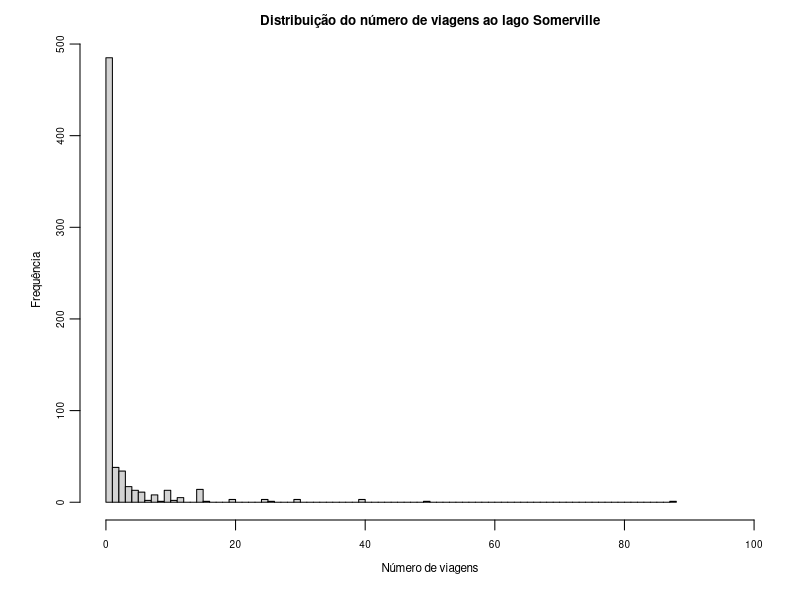
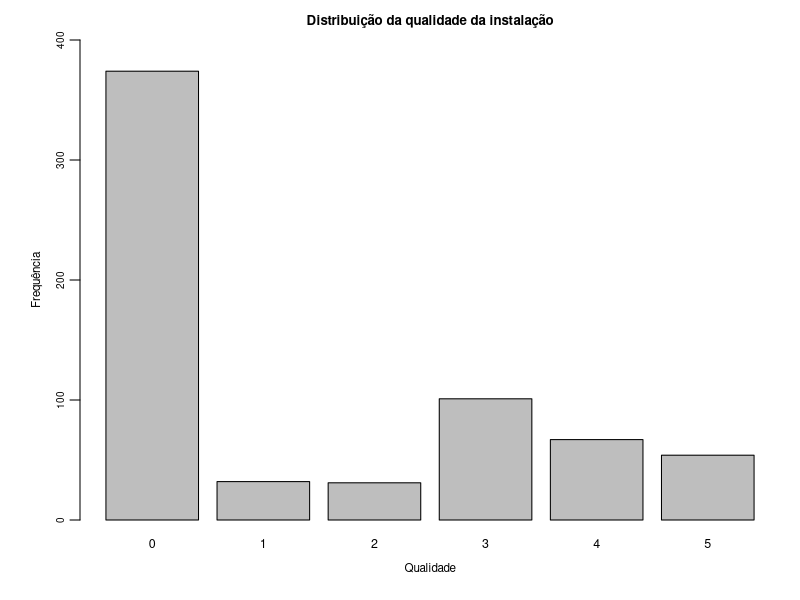
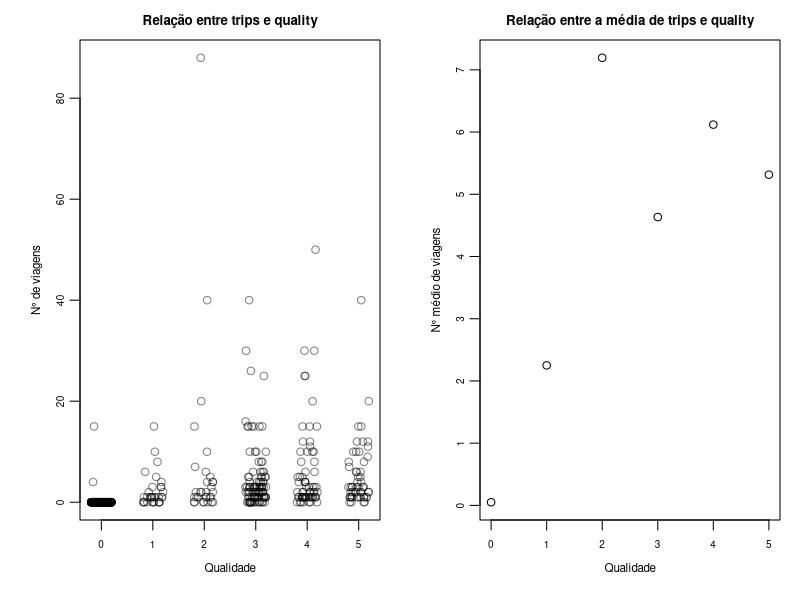
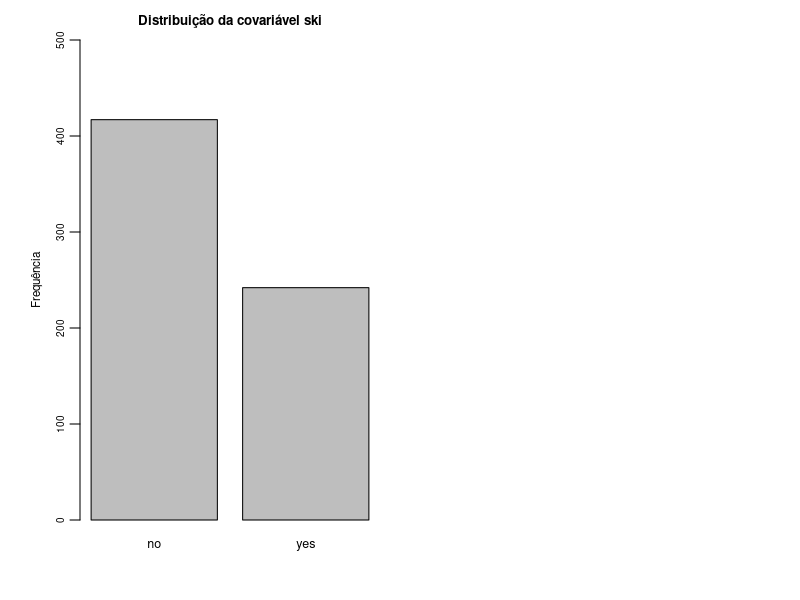
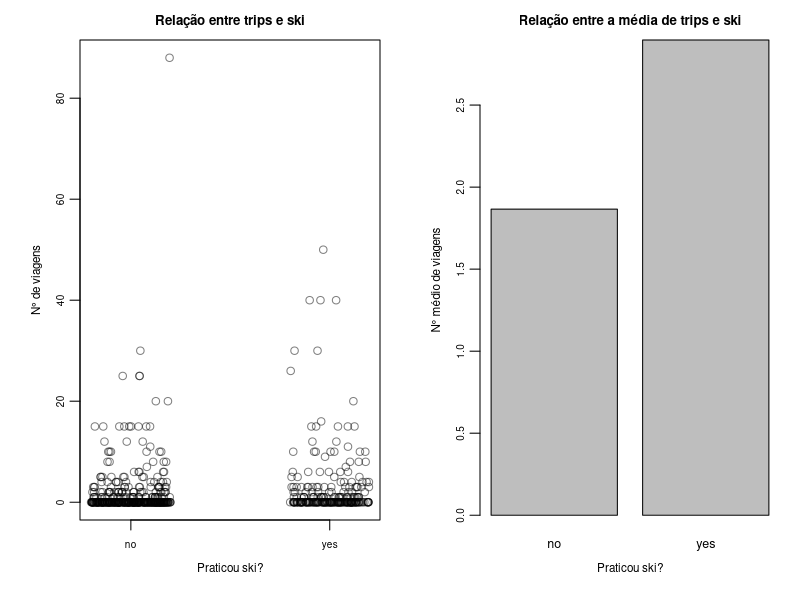
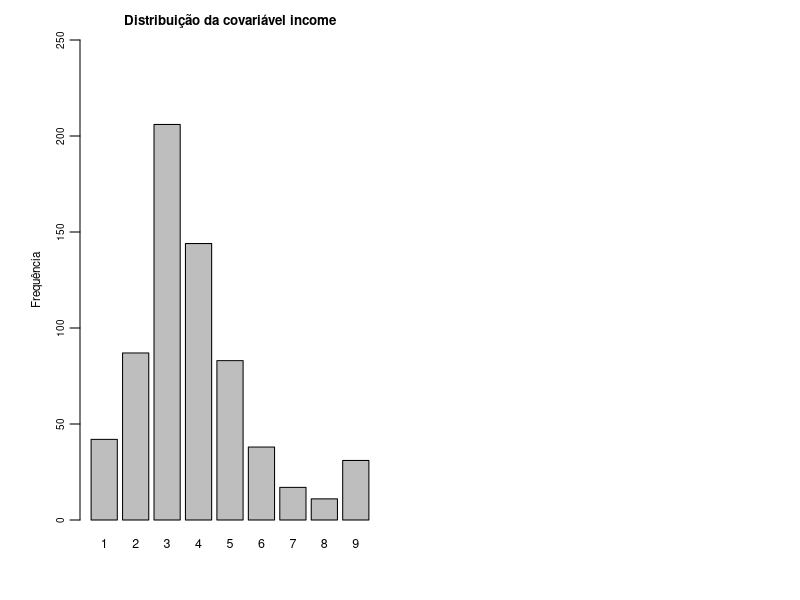
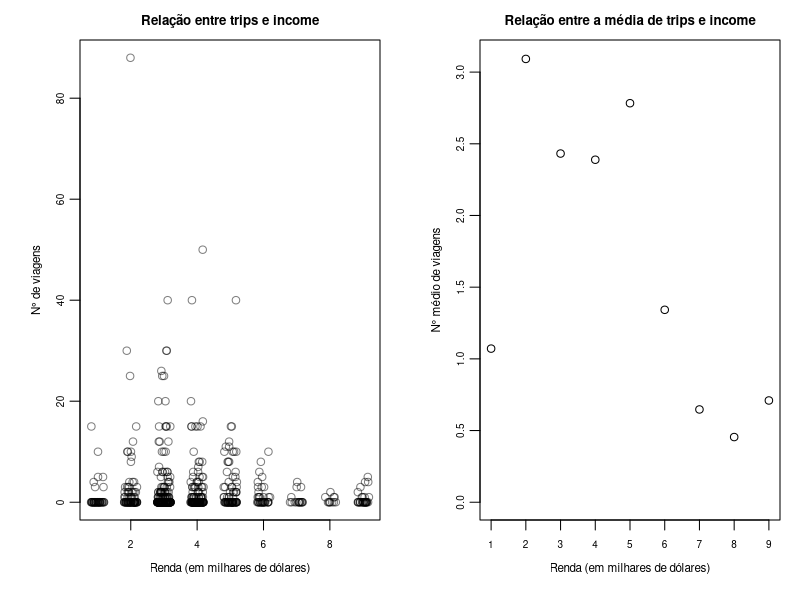
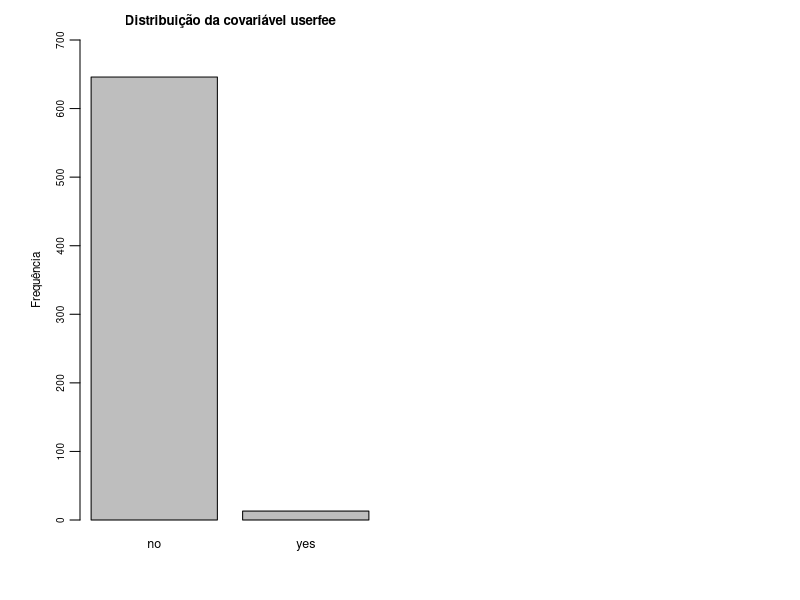

Source code (R) for these figures, in order:
## ---- chunk 1
knitr::opts_chunk$set(echo = TRUE)
knitr::opts_chunk$set(warning = FALSE, message = FALSE)
options(tinytex.verbose = TRUE)

getOption("encoding")
# ou defina:
options(encoding = "UTF-8")
Sys.setlocale("LC_ALL", "Portuguese")
## ---- chunk 2
if(!require(AER)) install.packages("AER")
if(!require(GGally)) install.packages("GGally")
library(dplyr)
library(ggplot2)
library(AER)
library(GGally)
data("RecreationDemand")

trips = RecreationDemand$trips
quality = RecreationDemand$quality
ski = RecreationDemand$ski
income = RecreationDemand$income
userfee = RecreationDemand$userfee
costC = RecreationDemand$costC
costS = RecreationDemand$costS
costH = RecreationDemand$costH
## ---- chunk 3
par(mgp = c(1.8, 0.6, 0), mar = c(4, 4, 2, 1))
hist(
  trips,
  breaks = 100,
  xlim = c(0, 100),
  main = "Distribuição do número de viagens ao lago Somerville",
  xlab = "Número de viagens",
  ylab = "Frequência",
  cex.main = 0.8, 
  cex.lab = 0.7,
  cex.axis = 0.6)
## ---- chunk 4
cat("Média:    ", mean(trips), "\n")
cat("Variância:", var(trips), "\n")
## ---- chunk 5
par(mgp = c(1.8, 0.6, 0), mar = c(4, 4, 2, 1))
barplot(
  table(quality),
  ylim = c(0, 400),
  main = "Distribuição da qualidade da instalação",
  xlab = "Qualidade",
  ylab = "Frequência",
  cex.main = 0.8, 
  cex.lab = 0.7,
  cex.axis = 0.6,
  cex.names = 0.75)
## ---- chunk 6
par(mgp = c(1.8, 0.6, 0), mar = c(4, 4, 2, 1))
par(mfrow = c(1, 2))

plot(jitter(quality), trips,
  col = rgb(0, 0, 0, alpha = 0.5),
  main = "Relação entre trips e quality",
  xlab = "Qualidade",
  ylab = "N° de viagens",
  cex.main = 0.8, 
  cex.lab = 0.7,
  cex.axis = 0.6,
  cex.names = 0.75)

means <- tapply(trips, quality, mean)

plot(
  as.numeric(names(means)), means, type = "p",
  xaxt = "n",
  main = "Relação entre a média de trips e quality",
  xlab = "Qualidade",
  ylab = "N° médio de viagens",
  cex.main = 0.8, 
  cex.lab = 0.7,
  cex.axis = 0.6
)

axis(1, at = as.numeric(names(means)), labels = names(means), cex.axis = 0.6)
## ---- chunk 7
par(mgp = c(1.8, 0.6, 0), mar = c(4, 4, 2, 1))
barplot(
  table(ski),
  ylim = c(0, 500),
  main = "Distribuição da covariável ski",
  ylab = "Frequência",
  cex.main = 0.8, 
  cex.lab = 0.7,
  cex.axis = 0.6,
  cex.names = 0.75)
## ---- chunk 8
par(mgp = c(1.8, 0.6, 0), mar = c(4, 4, 2, 1))
par(mfrow = c(1, 2))

plot(jitter(ifelse(ski == "yes", 1, 0)), trips,
  col = rgb(0, 0, 0, alpha = 0.5),
  xaxt = "n",
  main = "Relação entre trips e ski",
  xlab = "Praticou ski?",
  ylab = "N° de viagens",
  cex.main = 0.8, 
  cex.lab = 0.7,
  cex.axis = 0.6,
  cex.names = 0.75
)

axis(1, at = c(0, 1), labels = c("no", "yes"), cex.axis = 0.6)

barplot(
  tapply(trips, ski, mean),
  main = "Relação entre a média de trips e ski",
  xlab = "Praticou ski?",
  ylab = "N° médio de viagens",
  cex.main = 0.8, 
  cex.lab = 0.7,
  cex.axis = 0.6,
  cex.names = 0.75)
## ---- chunk 9
par(mgp = c(1.8, 0.6, 0), mar = c(4, 4, 2, 1))
barplot(
  table(income),
  ylim = c(0, 250),
  main = "Distribuição da covariável income",
  ylab = "Frequência",
  cex.main = 0.8, 
  cex.lab = 0.7,
  cex.axis = 0.6,
  cex.names = 0.75)
## ---- chunk 10
par(mgp = c(1.8, 0.6, 0), mar = c(4, 4, 2, 1))
par(mfrow = c(1, 2))

plot(jitter(income), trips,
  col = rgb(0, 0, 0, alpha = 0.5),
  main = "Relação entre trips e income",
  xlab = "Renda (em milhares de dólares)",
  ylab = "N° de viagens",
  cex.main = 0.8, 
  cex.lab = 0.7,
  cex.axis = 0.6,
  cex.names = 0.75)

means <- tapply(trips, income, mean)

plot(
  as.numeric(names(means)), means, type = "p",
  xaxt = "n",
  main = "Relação entre a média de trips e income",
  xlab = "Renda (em milhares de dólares)",
  ylab = "N° médio de viagens",
  ylim = c(0, 3.1),
  cex.main = 0.8, 
  cex.lab = 0.7,
  cex.axis = 0.6
)

axis(1, at = as.numeric(names(means)), labels = names(means), cex.axis = 0.6)
## ---- chunk 11
par(mgp = c(1.8, 0.6, 0), mar = c(4, 4, 2, 1))
barplot(
  table(userfee),
  ylim = c(0, 700),
  main = "Distribuição da covariável userfee",
  ylab = "Frequência",
  cex.main = 0.8, 
  cex.lab = 0.7,
  cex.axis = 0.6,
  cex.names = 0.75)
## ---- chunk 12
par(mgp = c(1.8, 0.6, 0), mar = c(4, 4, 2, 1))
par(mfrow = c(1, 2))

plot(jitter(ifelse(userfee == "yes", 1, 0)), trips,
  col = rgb(0, 0, 0, alpha = 0.5),
  xaxt = "n",
  main = "Relação entre trips e userfee",
  xlab = "Paga a taxa anual?",
  ylab = "N° de viagens",
  cex.main = 0.8, 
  cex.lab = 0.7,
  cex.axis = 0.6,
  cex.names = 0.75
)

axis(1, at = c(0, 1), labels = c("no", "yes"), cex.axis = 0.6)

barplot(
  tapply(trips, userfee, mean),
  main = "Relação entre a média de trips e userfee",
  xlab = "Paga a taxa anual?",
  ylab = "N° médio de viagens",
  cex.main = 0.8, 
  cex.lab = 0.7,
  cex.axis = 0.6,
  cex.names = 0.75)
## ---- chunk 13
par(mfrow = c(1, 3))

par(mgp = c(2.1, 0.6, 0), mar = c(4, 4, 2, 1))
hist(
  costC,
  breaks = 50,
  ylim = c(0, 140),
  main = "Despesas para o lago Conroe",
  xlab = "Número de viagens",
  ylab = "Frequência",
  cex.main = 1.5, 
  cex.lab = 1.5,
  cex.axis = 1)

par(mgp = c(2.1, 0.6, 0), mar = c(4, 4, 2, 1))
hist(
  costS,
  breaks = 50,
  ylim = c(0, 140),
  main = "Despesas para o lago Somerville",
  xlab = "Número de viagens",
  ylab = "",
  cex.main = 1.5, 
  cex.lab = 1.5,
  cex.axis = 1)

par(mgp = c(2.1, 0.6, 0), mar = c(4, 4, 2, 1))
hist(
  costH,
  breaks = 50,
  ylim = c(0, 140),
  main = "Despesas para o lago Houston",
  xlab = "Número de viagens",
  ylab = "",
  cex.main = 1.5, 
  cex.lab = 1.5,
  cex.axis = 1)
## ---- chunk 14
df <- na.omit(RecreationDemand[, c("costC", "costS", "costH")])

plot_custom <- function(data, mapping, ...) {
  ggplot(data = data, mapping = mapping) +
    geom_point(alpha = 0.3, size = 1) +
    scale_x_continuous(breaks = scales::pretty_breaks(n = 3)) +
    scale_y_continuous(breaks = scales::pretty_breaks(n = 3)) +
    theme_minimal(base_size = 10)
}

ggpairs(
  df,
  upper = list(continuous = plot_custom),
  lower = list(continuous = plot_custom),
  diag = list(continuous = function(...) return(NULL)),  # remove a diagonal
  title = "Relações entre as variáveis cost"
) +
  theme_minimal() +
  theme(
    plot.title = element_text(size = 11, hjust = 0.5),
    axis.text = element_text(size = 6),
    axis.title = element_text(size = 7)
  )
## ---- chunk 15
cat("-> Correlação com trips:\n")
cat("costC:", cor(RecreationDemand$trips, RecreationDemand$costC, use = "complete.obs"), "\n")
cat("costS:", cor(RecreationDemand$trips, RecreationDemand$costS, use = "complete.obs"), "\n")
cat("costH:", cor(RecreationDemand$trips, RecreationDemand$costH, use = "complete.obs"), "\n")
## ---- chunk 16
RecreationDemand$costS_100 = costS / 100
costS_100 = RecreationDemand$costS_100

RecreationDemand$income_c = income - mean(income)
RecreationDemand$costS_100_c = costS_100 - mean(costS_100)

model_poisson = glm(trips ~ quality + ski + income_c + costS_100_c, data = RecreationDemand, family = poisson())
summary(model_poisson)
## ---- chunk 17
par(mgp = c(1.8, 0.6, 0), mar = c(4, 4, 2, 1))
plot(fitted(model_poisson), residuals(model_poisson, type = "pearson"),
  main = "Resíduos de Pearson x Valor previsto (Poisson)",
  xlab = "Valor previsto",
  ylab = "Resíduo",
  ylim = c(-5, 45),
  cex.main = 0.8, 
  cex.lab = 0.7,
  cex.axis = 0.6)
abline(h = 0, col = "red")
## ---- chunk 18
C_poisson = model_poisson$null.deviance - model_poisson$deviance

cat("Estatística C:", C_poisson, "\n")

df_poisson = model_poisson$df.null - model_poisson$df.residual

cat("Graus de liberdade:", df_poisson, "\n")

pvalue_poisson = pchisq(C_poisson, df_poisson, lower.tail = FALSE)

cat("p-valor:", pvalue_poisson)
## ---- chunk 19
min_model_poisson = glm(trips ~ 1, data = RecreationDemand, family = poisson())

loglik_poisson = logLik(model_poisson)
loglik_min_poisson = logLik(min_model_poisson)

pseudo_R2_poisson = (loglik_min_poisson - loglik_poisson)/loglik_min_poisson

cat("Pseudo-R2:", pseudo_R2_poisson)
## ---- chunk 20
pred_poisson = predict(model_poisson)

z = ((trips - pred_poisson)^2 - trips)/pred_poisson

overdispersion_data = data.frame(z = z, pred = pred_poisson)

overdispersion_model = glm(z ~ pred + 0, data = overdispersion_data)
summary(overdispersion_model)
## ---- chunk 21
library(MASS)

model_nb = glm.nb(trips ~ quality + ski + income_c + costS_100_c, data = RecreationDemand)
summary(model_nb)
## ---- chunk 22
model_nb = glm.nb(trips ~ quality + ski + costS_100_c, data = RecreationDemand)
summary(model_nb)
## ---- chunk 23
par(mgp = c(1.8, 0.6, 0), mar = c(4, 4, 2, 1))
plot(fitted(model_nb), residuals(model_nb, type = "pearson"),
  main = "Resíduos de Pearson x Valor previsto (NBin)",
  xlab = "Valor previsto",
  ylab = "Resíduo",
  ylim = c(-5, 45),
  cex.main = 0.8, 
  cex.lab = 0.7,
  cex.axis = 0.6)
abline(h = 0, col = "red")
## ---- chunk 24
C_nb = model_nb$null.deviance - model_nb$deviance

cat("Estatística C:", C_nb, "\n")

df_nb = model_nb$df.null - model_nb$df.residual

cat("Graus de liberdade:", df_nb, "\n")

pvalue_nb = pchisq(C_nb, df_nb, lower.tail = FALSE)

cat("p-valor:", pvalue_nb)
## ---- chunk 25
min_model_nb = glm.nb(trips ~ 1, data = RecreationDemand)

loglik_nb = logLik(model_nb)
loglik_min_nb = logLik(min_model_nb)

pseudo_R2_nb = (loglik_min_nb - loglik_nb)/loglik_min_nb

cat("Pseudo-R2:", pseudo_R2_nb)
## ---- chunk 26
if(!require(glmmTMB)) install.packages("glmmTMB")
require(glmmTMB)

model_zip = glmmTMB(trips ~ ski + income_c + costS_100_c,
                    ziformula = ~ quality,
                    family = poisson,
                    data = RecreationDemand)

summary(model_zip)
## ---- chunk 27
par(mgp = c(1.8, 0.6, 0), mar = c(4, 4, 2, 1))
plot(fitted(model_zip), residuals(model_zip, type = "pearson"),
  main = "Resíduos de Pearson x Valor previsto (ZIP)",
  xlab = "Valor previsto",
  ylab = "Resíduo",
  ylim = c(-5, 45),
  cex.main = 0.8, 
  cex.lab = 0.7,
  cex.axis = 0.6)
abline(h = 0, col = "red")
## ---- chunk 28
min_model_zip = glmmTMB(trips ~ 1,
                    ziformula = ~ 1,
                    family = poisson,
                    data = RecreationDemand)

C_zip = deviance(min_model_zip) - deviance(model_zip)

cat("Estatística C:", C_zip, "\n")

df_model_zip = nobs(model_zip) - attr(logLik(model_zip), "df")
df_min_model_zip = nobs(min_model_zip) - attr(logLik(min_model_zip), "df")

df_zip = df_min_model_zip - df_model_zip

cat("Graus de liberdade:", df_zip, "\n")

pvalue_zip = pchisq(C_zip, df_zip, lower.tail = FALSE)

cat("p-valor:", pvalue_zip)
## ---- chunk 29
loglik_zip = logLik(model_zip)
loglik_min_zip = logLik(min_model_zip)

pseudo_R2_zip = (loglik_min_zip - loglik_zip)/loglik_min_zip

cat("Pseudo-R2:", pseudo_R2_zip)
## ---- chunk 30
coef_poisson = coef(model_poisson)
coef_nb = coef(model_nb)
coef_zip_poisson = fixef(model_zip)$cond
coef_zip_bin = fixef(model_zip)$zi

all_terms <- union(names(coef_poisson), union(names(coef_nb), union(names(coef_zip_poisson), names(coef_zip_bin))))

coef_table <- data.frame(
  Termo = all_terms,
  Poisson = coef_poisson[all_terms],
  NegBin = coef_nb[all_terms],
  ZIP_Poisson = coef_zip_poisson[all_terms],
  ZIP_Bin = coef_zip_bin[all_terms]
)

knitr::kable(coef_table, row.names = FALSE)
## ---- chunk 31
par(mfrow = c(1, 3))

par(mgp = c(1.8, 0.6, 0), mar = c(4, 4, 2, 1))
plot(fitted(model_poisson), residuals(model_poisson, type = "pearson"),
  main = "Poisson",
  xlab = "Valor previsto",
  ylab = "Resíduo",
  xlim = c(-1, 60),
  ylim = c(-5, 45),
  cex.main = 1.3, 
  cex.lab = 1.2,
  cex.axis = 1)
abline(h = 0, col = "red")

par(mgp = c(1.8, 0.6, 0), mar = c(4, 4, 2, 1))
plot(fitted(model_nb), residuals(model_nb, type = "pearson"),
  main = "Binomial Negativo",
  xlab = "Valor previsto",
  ylab = "",
  xlim = c(-1, 60),
  ylim = c(-5, 45),
  cex.main = 1.3, 
  cex.lab = 1.2,
  cex.axis = 1)
abline(h = 0, col = "red")

par(mgp = c(1.8, 0.6, 0), mar = c(4, 4, 2, 1))
plot(fitted(model_zip), residuals(model_zip, type = "pearson"),
  main = "ZIP",
  xlab = "Valor previsto",
  ylab = "",
  xlim = c(-1, 60),
  ylim = c(-5, 45),
  cex.main = 1.3, 
  cex.lab = 1.2,
  cex.axis = 1)
abline(h = 0, col = "red")
## ---- chunk 32
aic_poisson <- AIC(model_poisson)
aic_nb      <- AIC(model_nb)
aic_zip     <- AIC(model_zip)

aic_table <- data.frame(
  Modelo = c("Poisson", "NegBin", "ZIP"),
  AIC   = c(aic_poisson, aic_nb, aic_zip)
)

knitr::kable(aic_table, row.names = FALSE)
## ---- chunk 33
n_sim = 100

true_zeros = sum(trips == 0)

zero_counts_poisson = numeric(n_sim)
zero_counts_nb = numeric(n_sim)
zero_counts_zip = numeric(n_sim)

for (i in 1:n_sim) {
  
  # Poisson
  lambda_pois = predict(model_poisson, type = "response")
  y_sim_pois = rpois(length(lambda_pois), lambda_pois)
  zero_counts_poisson[i] <- sum(y_sim_pois == 0)
  
  # NegBin
  mu_nb = predict(model_nb, type = "response")
  theta_nb = model_nb$theta
  y_sim_nb = rnbinom(length(mu_nb), size = theta_nb, mu = mu_nb)
  zero_counts_nb[i] = sum(y_sim_nb == 0)
  
  # ZIP
  mu_zip = predict(model_zip, type = "response")
  theta_zip = predict(model_zip, type = "zprob")
  
  binom_pred_zip = rbinom(length(theta_zip), size = 1, prob = theta_zip)
  
  y_sim_zip <- ifelse(binom_pred_zip == 1, 0, rpois(length(mu_zip), mu_zip))
  zero_counts_zip[i] = sum(y_sim_zip == 0)
}

mean_zeros = data.frame(
  Modelo         = c("REAL", "Poisson", "NegBin", "ZIP"),
  Media_Zeros    = c(true_zeros,
                     mean(zero_counts_poisson),
                     mean(zero_counts_nb),
                     mean(zero_counts_zip))
)

knitr::kable(mean_zeros, row.names = FALSE, digits = 1)
